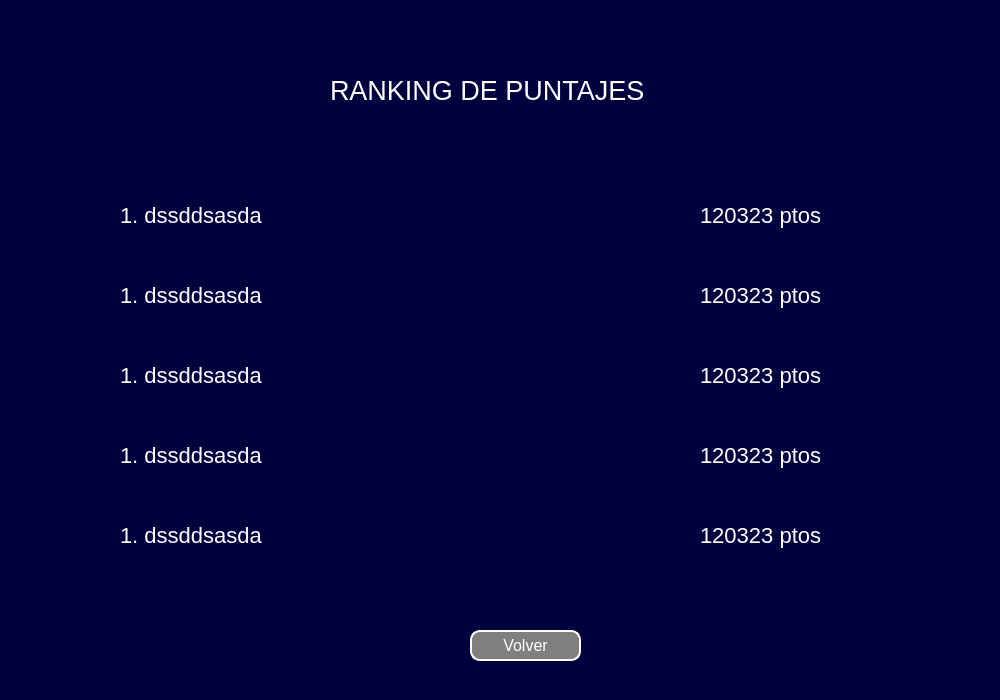
<?xml version="1.0" encoding="UTF-8"?>
<ui version="4.0">
 <class>Dialog</class>
 <widget class="QDialog" name="Dialog">
  <property name="geometry">
   <rect>
    <x>0</x>
    <y>0</y>
    <width>1000</width>
    <height>700</height>
   </rect>
  </property>
  <property name="windowTitle">
   <string>Dialog</string>
  </property>
  <property name="styleSheet">
   <string notr="true">background-color: rgb(0, 0, 62);</string>
  </property>
  <widget class="QLabel" name="label">
   <property name="geometry">
    <rect>
     <x>330</x>
     <y>60</y>
     <width>361</width>
     <height>61</height>
    </rect>
   </property>
   <property name="text">
    <string>&lt;html&gt;&lt;head/&gt;&lt;body&gt;&lt;p&gt;&lt;span style=&quot; font-size:20pt; color:#ffffff;&quot;&gt;RANKING DE PUNTAJES&lt;/span&gt;&lt;/p&gt;&lt;/body&gt;&lt;/html&gt;</string>
   </property>
  </widget>
  <widget class="QLabel" name="label_2">
   <property name="geometry">
    <rect>
     <x>120</x>
     <y>190</y>
     <width>361</width>
     <height>51</height>
    </rect>
   </property>
   <property name="styleSheet">
    <string notr="true">font: 22px;
color: rgb(255, 255, 255);</string>
   </property>
   <property name="text">
    <string>1. dssddsasda</string>
   </property>
  </widget>
  <widget class="QLabel" name="label_3">
   <property name="geometry">
    <rect>
     <x>120</x>
     <y>270</y>
     <width>361</width>
     <height>51</height>
    </rect>
   </property>
   <property name="styleSheet">
    <string notr="true">font: 22px;
color: rgb(255, 255, 255);</string>
   </property>
   <property name="text">
    <string>1. dssddsasda</string>
   </property>
  </widget>
  <widget class="QLabel" name="label_4">
   <property name="geometry">
    <rect>
     <x>120</x>
     <y>350</y>
     <width>361</width>
     <height>51</height>
    </rect>
   </property>
   <property name="styleSheet">
    <string notr="true">font: 22px;
color: rgb(255, 255, 255);</string>
   </property>
   <property name="text">
    <string>1. dssddsasda</string>
   </property>
  </widget>
  <widget class="QLabel" name="label_5">
   <property name="geometry">
    <rect>
     <x>120</x>
     <y>430</y>
     <width>361</width>
     <height>51</height>
    </rect>
   </property>
   <property name="styleSheet">
    <string notr="true">font: 22px;
color: rgb(255, 255, 255);</string>
   </property>
   <property name="text">
    <string>1. dssddsasda</string>
   </property>
  </widget>
  <widget class="QLabel" name="label_6">
   <property name="geometry">
    <rect>
     <x>120</x>
     <y>510</y>
     <width>361</width>
     <height>51</height>
    </rect>
   </property>
   <property name="styleSheet">
    <string notr="true">font: 22px;
color: rgb(255, 255, 255);</string>
   </property>
   <property name="text">
    <string>1. dssddsasda</string>
   </property>
  </widget>
  <widget class="QLabel" name="label_7">
   <property name="geometry">
    <rect>
     <x>700</x>
     <y>190</y>
     <width>141</width>
     <height>51</height>
    </rect>
   </property>
   <property name="styleSheet">
    <string notr="true">font: 22px;
color: rgb(255, 255, 255);</string>
   </property>
   <property name="text">
    <string>120323 ptos</string>
   </property>
  </widget>
  <widget class="QLabel" name="label_8">
   <property name="geometry">
    <rect>
     <x>700</x>
     <y>270</y>
     <width>141</width>
     <height>51</height>
    </rect>
   </property>
   <property name="styleSheet">
    <string notr="true">font: 22px;
color: rgb(255, 255, 255);</string>
   </property>
   <property name="text">
    <string>120323 ptos</string>
   </property>
  </widget>
  <widget class="QLabel" name="label_9">
   <property name="geometry">
    <rect>
     <x>700</x>
     <y>350</y>
     <width>141</width>
     <height>51</height>
    </rect>
   </property>
   <property name="styleSheet">
    <string notr="true">font: 22px;
color: rgb(255, 255, 255);</string>
   </property>
   <property name="text">
    <string>120323 ptos</string>
   </property>
  </widget>
  <widget class="QLabel" name="label_10">
   <property name="geometry">
    <rect>
     <x>700</x>
     <y>430</y>
     <width>141</width>
     <height>51</height>
    </rect>
   </property>
   <property name="styleSheet">
    <string notr="true">font: 22px;
color: rgb(255, 255, 255);</string>
   </property>
   <property name="text">
    <string>120323 ptos</string>
   </property>
  </widget>
  <widget class="QLabel" name="label_11">
   <property name="geometry">
    <rect>
     <x>700</x>
     <y>510</y>
     <width>141</width>
     <height>51</height>
    </rect>
   </property>
   <property name="styleSheet">
    <string notr="true">font: 22px;
color: rgb(255, 255, 255);</string>
   </property>
   <property name="text">
    <string>120323 ptos</string>
   </property>
  </widget>
  <widget class="QPushButton" name="boton_volver">
   <property name="geometry">
    <rect>
     <x>470</x>
     <y>630</y>
     <width>111</width>
     <height>31</height>
    </rect>
   </property>
   <property name="styleSheet">
    <string notr="true">color: rgb(255, 255, 255);
font: 16px;
border-style: outset;
border-radius: 10px;
border-width: 2px;
background-color: rgb(127, 127, 127);</string>
   </property>
   <property name="text">
    <string>Volver</string>
   </property>
  </widget>
  <widget class="QLabel" name="label_12">
   <property name="geometry">
    <rect>
     <x>870</x>
     <y>190</y>
     <width>51</width>
     <height>41</height>
    </rect>
   </property>
   <property name="text">
    <string/>
   </property>
   <property name="pixmap">
    <pixmap>../../../designer/Alien1.png</pixmap>
   </property>
   <property name="scaledContents">
    <bool>true</bool>
   </property>
  </widget>
  <widget class="QLabel" name="label_13">
   <property name="geometry">
    <rect>
     <x>870</x>
     <y>270</y>
     <width>51</width>
     <height>41</height>
    </rect>
   </property>
   <property name="text">
    <string/>
   </property>
   <property name="pixmap">
    <pixmap>../../../designer/Alien2.png</pixmap>
   </property>
   <property name="scaledContents">
    <bool>true</bool>
   </property>
  </widget>
  <widget class="QLabel" name="label_14">
   <property name="geometry">
    <rect>
     <x>870</x>
     <y>350</y>
     <width>51</width>
     <height>41</height>
    </rect>
   </property>
   <property name="text">
    <string/>
   </property>
   <property name="pixmap">
    <pixmap>../../../designer/Alien3.png</pixmap>
   </property>
   <property name="scaledContents">
    <bool>true</bool>
   </property>
  </widget>
 </widget>
 <resources/>
 <connections/>
</ui>
